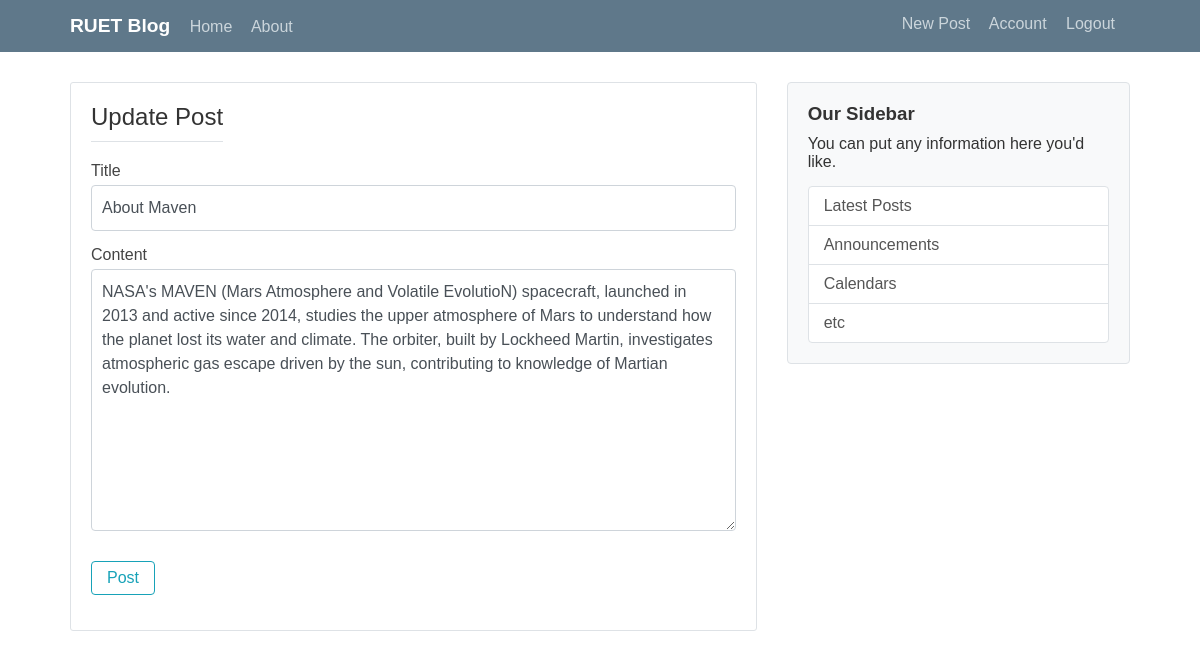
Screenshot of /post/1/update (signed in) with the database file from the repository.
### flaskblog/models.py (models this page shows, shortened)
class Post(db.Model):
    id = db.Column(db.Integer, primary_key = True)
    title = db.Column(db.String(100), nullable = False)
    date_posted = db.Column(db.DateTime, nullable = False, default = datetime.utcnow)
    content = db.Column(db.Text, nullable = False)
    user_id = db.Column(db.Integer, db.ForeignKey('user.id'), nullable = False)

### flaskblog/routes.py (the view)
@app.route("/post/<int:post_id>/update", methods = ['GET', 'POST'])
@login_required
def update_post(post_id):
    post = Post.query.get_or_404(post_id)
    if post.author != current_user:
        abort(403)
    form = PostForm()
    if form.validate_on_submit():
        post.title = form.title.data
        post.content = form.content.data
        db.session.commit()
        flash('Your post has been updated!!', 'success')
        return redirect(url_for('post', post_id = post.id))
    elif request.method == 'GET':
        form.title.data = post.title
        form.content.data = post.content
    return render_template('create_post.html', title='Update Post',
                           form=form, legend = 'Update Post')

### flaskblog/forms.py
class PostForm(FlaskForm):
    title = StringField('Title', validators = [DataRequired()])
    content = TextAreaField('Content', validators = [DataRequired()])
    submit = SubmitField('Post')

### flaskblog/models.py (called while the page is built)
@login_manager.user_loader
def load_user(user_id):
    return User.query.get(int(user_id))

### flaskblog/templates/create_post.html (shortened to what this page needs)
{% extends "layout.html" %}
{% block head %}
<link rel="stylesheet" href="{{ url_for('static', filename='forms.css')}}">
{% endblock head %}
{% block content %}
    <section class="content-section">
        <form method="POST" action="">
            <fieldset class="form-group">
                <legend class="border-bottom mb-4"> {{legend}} </legend>
                <div class="form-group">
                    {{ form.title.label() }}
                    {% if form.title.errors %}
                        {{ form.title(class="form-control, is_invalid", placeholder="Enter your title") }}
                        <div class="invalid_message">
                            {% for error in form.title.errors %}
                                <span> {{ error }} </span>
                            {% endfor %}
                        </div>
                    {% else %}
                        {{ form.title(class="form-control", placeholder="Enter your title") }}
                    {% endif %}
                </div>
                <div class="form-group">
                    {{ form.content.label() }}
                    {% if form.content.errors %}
                        {{ form.content(class="form-control, is_invalid", placeholder="Enter your content", rows=10) }}
                        <div class="invalid_message">
                            {% for error in form.content.errors %}
                                <span> {{ error }} </span>
                            {% endfor %}
                        </div>
                    {% else %}
                        {{ form.content(class="form-control", placeholder="Enter your content", rows=10) }}
                    {% endif %}
                </div>
            </fieldset>
            <div class="form-group">
                {{ form.submit(class="btn-outline-info") }}
            </div>
        </form>
    </section>
{% endblock content %}

### flaskblog/static/styles.css (style rules this page uses)
fieldset { border: 0; margin: 0; padding: 0; }
* { box-sizing: border-box; margin: 0; padding: 0; font-family: Arial, sans-serif; }
body { background-color: #ffffff; color: #333; }
.content-section { background: #ffffff; padding: 20px; border: 1px solid #dee2e6; border-radius: 3px; margin-bottom: 20px; }

### flaskblog/static/forms.css (style rules this page uses)
.content-section { background: #ffffff; padding: 20px; border: 1px solid #dee2e6; border-radius: 3px; margin-bottom: 20px; }
.border-bottom { border-bottom: 1px solid #dee2e6; padding-bottom: 10px; margin-bottom: 20px; font-size: 1.5rem; }
.form-group { margin-bottom: 15px; }
.form-group label { display: block; margin-bottom: 5px; color: #444; }
.form-control { display: block; width: 100%; padding: 10px; font-size: 1rem; line-height: 1.5; color: #495057; background-color: #fff; border: 1px solid #ced4da; border-radius: 4px; transition: border-color 0.15s ease-in-out; }
.btn-outline-info { color: #17a2b8; background-color: transparent; border: 1px solid #17a2b8; padding: 7px 15px; border-radius: 4px; cursor: pointer; font-size: 1rem; transition: all 0.3s; }

### rows the page displays
Post: title "About Maven", content "NASA's MAVEN (Mars Atmosphere and Volatile EvolutioN) spacecraft, launched in 2013 and active since 2014, studies the upper atmosphere of Mars to understand how the planet lost its water and climate. The orbiter, built by Lockheed Martin, investigates atmospheric gas escape driven by the sun, contributing to knowledge of Martian evolution."

### other values shown
{{ legend }} "Update Post"
